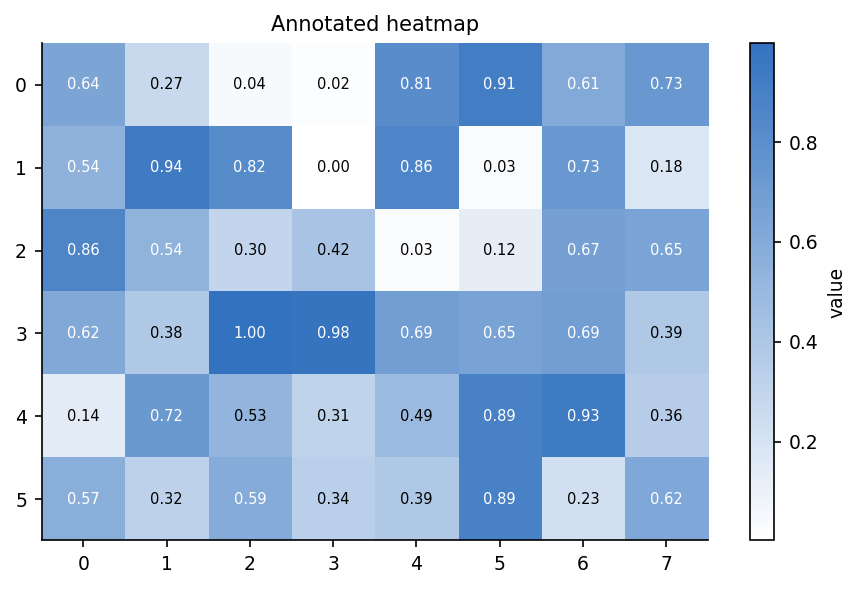

Write the Python code that produced this figure.
"""heatmap_annotated: 单元格内显示数值."""
import sys, os; sys.path.insert(0, os.path.join(os.path.dirname(os.path.abspath(__file__)), '..', '..', '_utils', 'python'))
import matplotlib.pyplot as plt
from theme import apply_theme
from palette import sequential
from demo_data import gen_matrix

def make_figure(M=None, title='Annotated heatmap'):
    apply_theme()
    if M is None:
        M = gen_matrix(rows=6, cols=8)
    fig, ax = plt.subplots()
    im = ax.imshow(M, cmap=sequential(hue='blue'), aspect='auto')
    fig.colorbar(im, ax=ax, label='value')
    for i in range(M.shape[0]):
        for j in range(M.shape[1]):
            col = 'white' if M[i,j] > M.mean() else 'black'
            ax.text(j, i, f'{M[i,j]:.2f}', ha='center', va='center', color=col, fontsize=7)
    ax.set_title(title)
    fig.tight_layout()
    return fig

if __name__ == '__main__':
    fig = make_figure()
    fig.savefig(__file__.replace('.py', '.png'), dpi=150)
